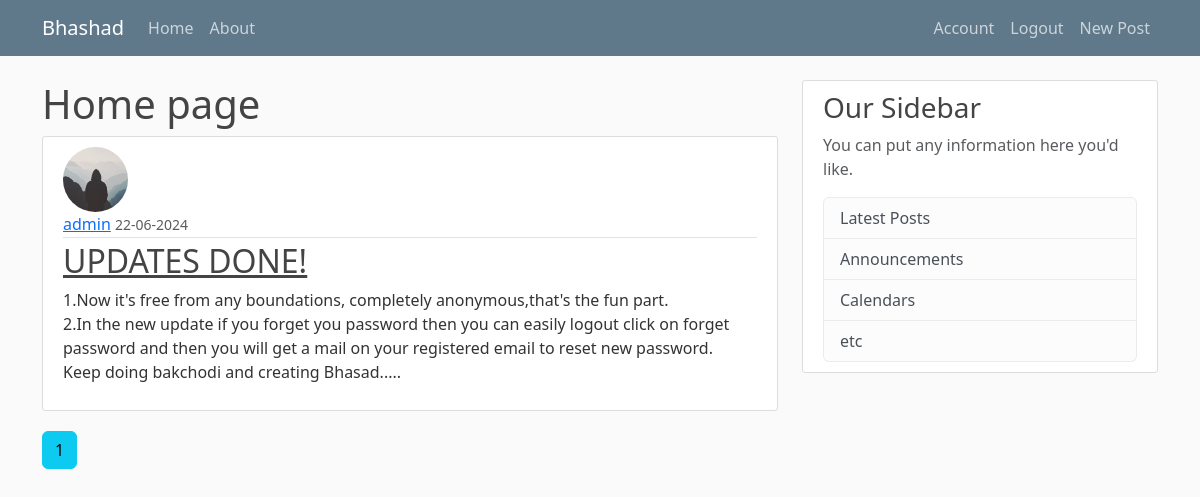
Screenshot of /home (signed in) with the database file from the repository.
### flaskblog/models.py (models this page shows, shortened)
class Post(db.Model):
    id=db.Column(db.Integer,primary_key=True)
    title=db.Column(db.String(120),nullable=False)
    date_posted=db.Column(db.DateTime,nullable=False,default=datetime.utcnow)
    content=db.Column(db.Text,nullable=False)
    user_id=db.Column(db.Integer,db.ForeignKey('user.id'),nullable=False)

class User(db.Model,UserMixin):
    id=db.Column(db.Integer,primary_key=True)
    username=db.Column(db.String(20),unique=True,nullable=False)
    email=db.Column(db.String(120),unique=True,nullable=False)
    password=db.Column(db.String(60),nullable=False)
    image_file=db.Column(db.String(20),nullable=False,default='default.jpg')
    posts=db.relationship('Post',backref='author',lazy=True)

### flaskblog/main/routes.py (the view)
@main.route("/")
@main.route("/home")
def home():
    page=request.args.get('page',default=1,type=int)
    post=Post.query.order_by(Post.date_posted.desc()).paginate(page=page,per_page=5)
    return render_template('home.html',posts=post)

### flaskblog/models.py (called while the page is built)
@login_manager.user_loader
def load_user(user_id):
    return User.query.get(int(user_id))

### flaskblog/templates/home.html
{% extends "layout.html" %}
{% block content %}
    <h1>Home page</h1>
    {% for post in posts.items %}
        <article class="media content-section">
            <img class="rounded-circle article-img" src="{{ url_for('static', filename='profile_pics/' + post.author.image_file) }}" alt="Profile Image">
            <div class="media-body">
                <div class="article-metadata">
                    <a class="mr-2" href="{{url_for('users.user_posts',username=post.author.username)}}">{{ post.author.username }}</a>
                    <small class="text-muted">{{ post.date_posted.strftime('%d-%m-%Y') }}</small>
                </div>
                <h2><a class="article-title" href="{{ url_for('posts.post', post_id=post.id) }}">{{ post.title }}</a></h2>
                <p class="article-content">{{ post.content }}</p>
            </div>
        </article>
    {% endfor %}
    {% for page_num in posts.iter_pages(left_edge=1,right_edge=1,left_current=1,right_current=2 ) %}
        {% if page_num %}
        {%if posts.page==page_num  %}
         <a class="btn btn-info mb-4" href="{{url_for('main.home',page=page_num)}}">{{page_num}} </a>
        {%else%}
         <a class="btn btn-outline-info mb-4" href="{{url_for('main.home',page=page_num)}}">{{page_num}} </a>
        {%endif%}
        {%else%}
        ...
        {%endif%}
    {% endfor %}
{% endblock content %}

### flaskblog/static/main.css (style rules this page uses)
body { background: #fafafa; color: #333333; margin-top: 5rem; }
h1, h2, h3, h4, h5, h6 { color: #444444; }
.content-section { background: #ffffff; padding: 10px 20px; border: 1px solid #dddddd; border-radius: 3px; margin-bottom: 20px; }
.article-title { color: #444444; }
.article-content { white-space: pre-line; }
.article-img { height: 65px; width: 65px; margin-right: 16px; }
.article-metadata { padding-bottom: 1px; margin-bottom: 4px; border-bottom: 1px solid #e3e3e3; }

### rows the page displays
Post: image_file (placeholder picture), author.username "admin", date_posted "22-06-2024", title "UPDATES DONE!", content "1.Now it's free from any boundations, completely anonymous,that's the fun part. 2.In the new update if you forget you password then you can easily logout click on forget password and then you will get a mail on your registered email to reset new password. Keep doing bakchodi and creating Bhasad....."

### other values shown
{{ page_num }} "1"
